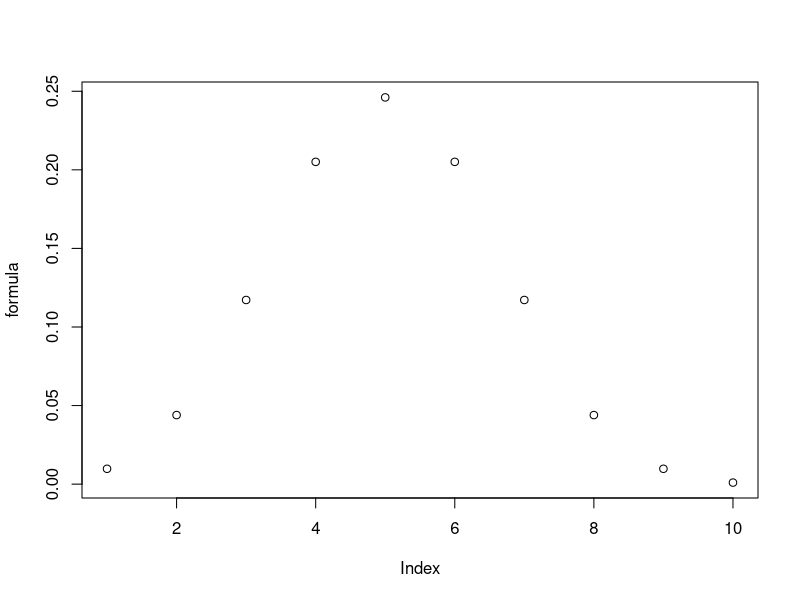

Here is the R script that generated this plot:
heads <- 1:10
formula <- choose(10,heads)/(2**10)
formula

sum(formula)

plot(formula)

formula[3]

heads2 <- 6:10
sum(choose(10,heads2)/(2**10))
